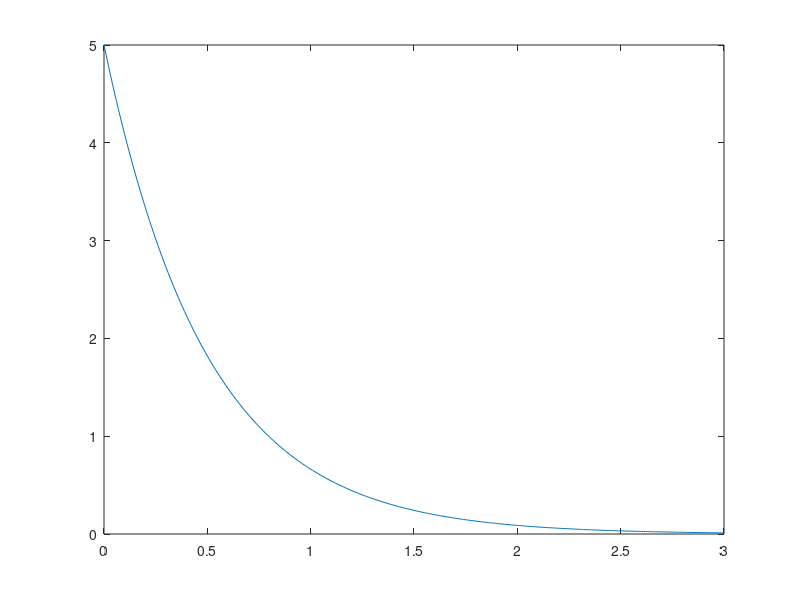

Reproduce this figure in MATLAB.
clc , clear , clf , close all ; 
%%%%%%%%%%%%%%%%%%%%%%%%%%%%%%%%%%%%%%%%%%%%%%%%%%%%%%%%%%%%%%%%%%%%%%%%%%%
E = 5 ;
R = 10 ;
L = 5 ;
f = @(t,i) E/L - (R/L) * i ; 
max = 3 ;
h = .01 ;
n = max / h ;
x(1) = 0 ; 
y(1) = 0 ;
for j = 1 : n 
    y(j+1) = y(j) + f(x(j),y(j)) * h  ;
    x(j+1) = x(j) +  h ; 
end
i = y ; 
v = E - R * i ; 
plot(x,v) ;
    
    
    
    
    
    
    